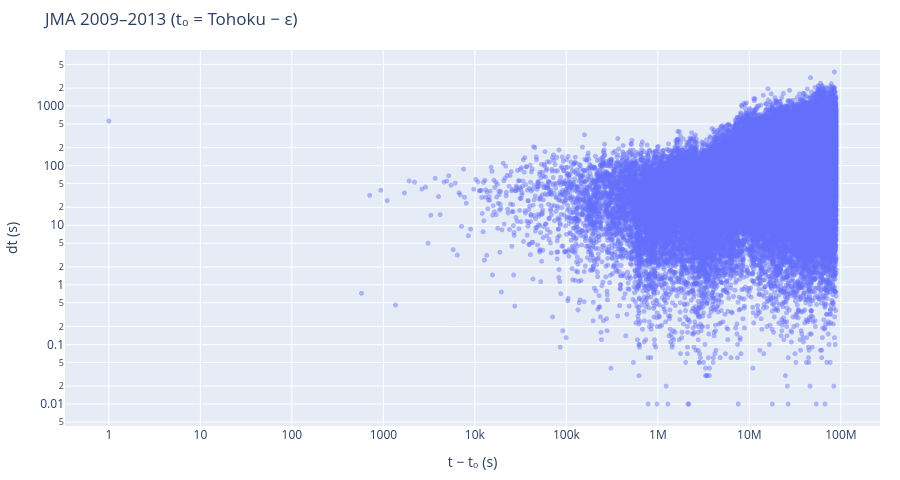

This figure's notebook cell:
### Code cell
fig = plot_dt_vs_time(
    jma,
    "JMA 2009–2013 (t₀ = Tohoku − ε)",
    t0=jma_t0,
    time_label="t − t₀ (s)",
    dt_label="dt (s)",
    max_points=80_000,
    height=480,
)
fig.show()

### Figure 1 — Plotly figure (JSON) as saved in the notebook; plotly's stock layout.template omitted (floating-point values rounded to 4 significant figures; data arrays with more than 128 entries replaced by an {"elided": "..."} marker saying what was removed)
{"data": [{"marker": {"opacity": 0.45, "size": 5}, "mode": "markers", "name": "JMA 2009–2013 (t₀ = Tohoku − ε)", "type": "scattergl", "x": {"elided": "74807 float values"}, "y": {"elided": "74807 float values"}}], "layout": {"height": 480, "margin": {"b": 50, "l": 60, "r": 20, "t": 50}, "title": {"text": "JMA 2009–2013 (t₀ = Tohoku − ε)"}, "xaxis": {"title": {"text": "t − t₀ (s)"}, "type": "log"}, "yaxis": {"title": {"text": "dt (s)"}, "type": "log"}}}
